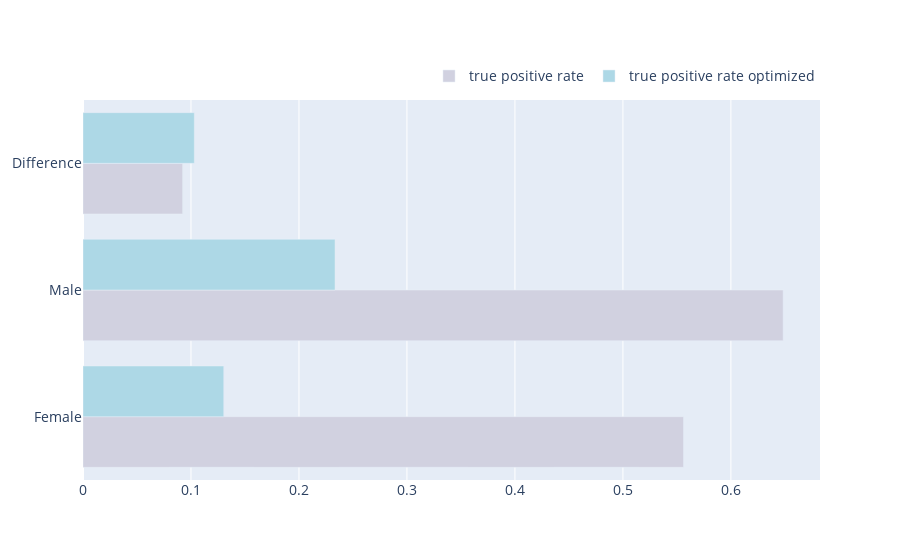

The notebook cell this image was saved under:
### Code cell
def graph_opt_orig(metric, df_groups):
    name = df_groups.columns[0]
    fig = go.Figure()
    fig.add_trace(go.Bar(
                        name = metric,
                        y=df_groups[name], 
                        x=df_groups[metric + ' u'],
                        orientation='h', 
                        width=0.4, 
                        showlegend= True, 
                        marker_color='#d1d1e0')) 

    fig.add_trace(go.Bar(
                        name = metric + ' optimized',
                        y=df_groups[name], 
                        x=df_groups[metric],
                        orientation='h', 
                        width=0.4, 
                        showlegend= True, 
                        marker_color='#ADD8E6')) 


    fig.update_layout(
        barmode='group',
        font_size = 14,
        yaxis=dict(type='category'),
        legend=dict(
            orientation="h",
            yanchor="bottom",
            y=1.02,
            xanchor="right",
            x=1
        ),
    )

    fig.update_yaxes(categoryorder='array', categoryarray= df_groups[name])
    return fig

### Figure 1 — Plotly figure (JSON) as saved in the notebook; plotly's stock layout.template omitted (floating-point values rounded to 4 significant figures)
{"data": [{"marker": {"color": "#d1d1e0"}, "name": "true positive rate", "orientation": "h", "showlegend": true, "type": "bar", "width": 0.4, "x": [0.5561, 0.6484, 0.09227], "y": ["Female", "Male", "Difference"]}, {"marker": {"color": "#ADD8E6"}, "name": "true positive rate optimized", "orientation": "h", "showlegend": true, "type": "bar", "width": 0.4, "x": [0.1303, 0.2334, 0.1031], "y": ["Female", "Male", "Difference"]}], "layout": {"barmode": "group", "font": {"size": 14}, "legend": {"orientation": "h", "x": 1, "xanchor": "right", "y": 1.02, "yanchor": "bottom"}, "yaxis": {"categoryarray": ["Female", "Male", "Difference"], "categoryorder": "array", "type": "category"}}}
